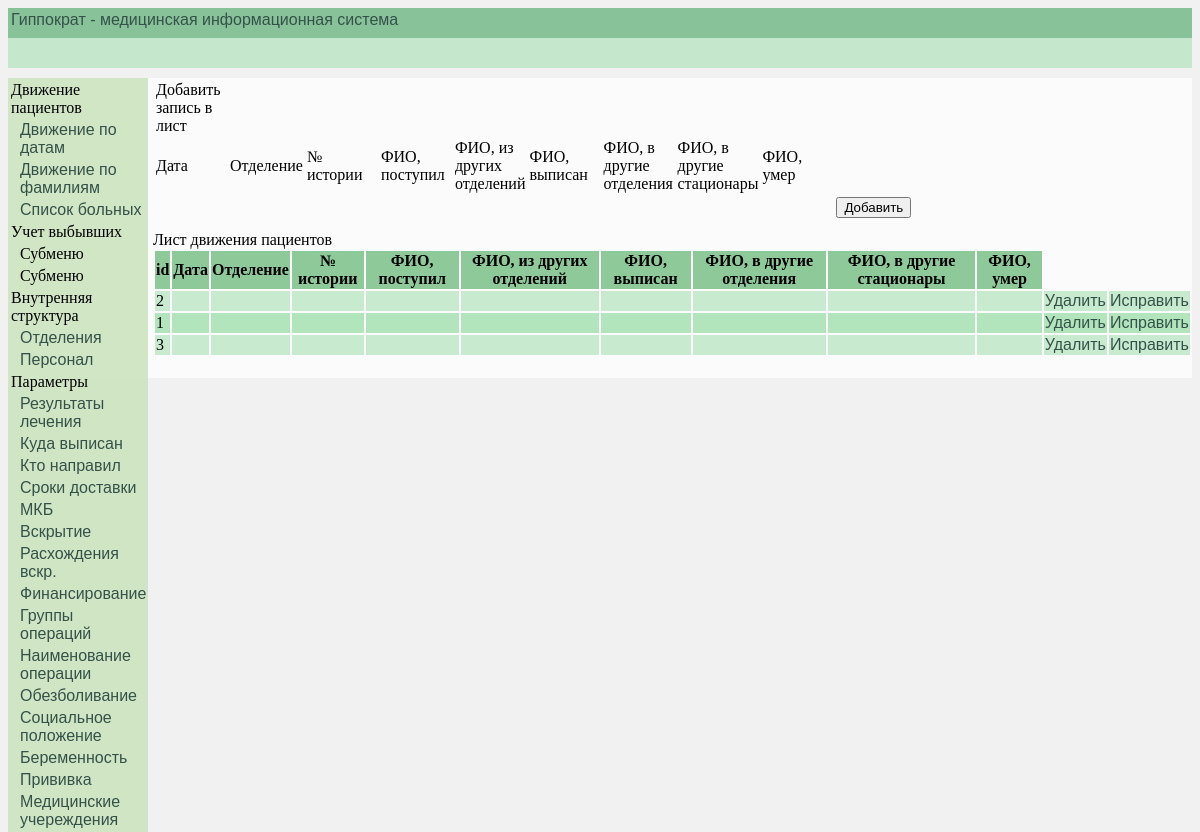
/list_pat_part_two/, run on an earlier commit of the app's database.
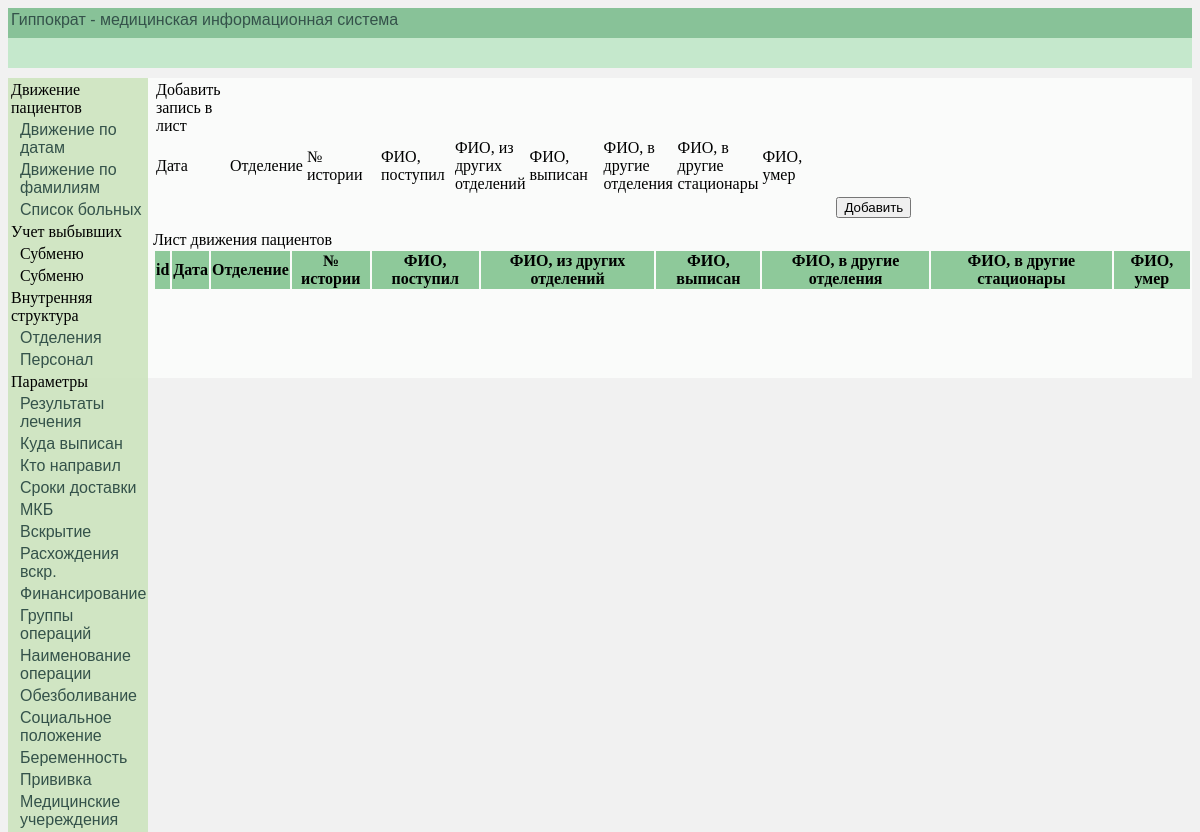
And on a later commit of the database.
### ListOfPatients/models.py (models this page shows)
class ListPatPageTwo(models.Model):
    date = models.DateField(db_index=True, verbose_name='Дата')
    depart = models.ForeignKey(InternalStructure, on_delete=models.PROTECT, null=True)
    history = models.CharField(verbose_name='История болезни', max_length=40)
    full_name = models.CharField(verbose_name='ФИО, поступил', max_length=40)
    transfer_from = models.CharField(verbose_name='ФИО, из других отделений', max_length=40)
    release = models.CharField(verbose_name='ФИО, выписан', max_length=40)
    release_to = models.CharField(verbose_name='ФИО, в другие отделения', max_length=40)
    release_to_depart = models.CharField(verbose_name='ФИО, в другие стационары', max_length=40)
    die = models.CharField(verbose_name='ФИО, умер', max_length=40)
    class Meta():
        verbose_name_plural = 'Лист движения пациентов по фамилиям'
        verbose_name = 'Лист движения пациентов по фамилиям'
        ordering = ['-date']

### Main/views.py (the view)
# urls.py: path('list_pat_part_two/', list_pat_part_two, name='list_pat_part_two'),
def list_pat_part_two(request):
    list_of_pat = ListPatPageTwo.objects.all()
    if request.method == 'POST':
        add_pat_form = ListPatPageTwoForms(request.POST)
        if add_pat_form.is_valid():
            add_pat_form.save()
            return HttpResponseRedirect(reverse('list_pat_part_two'), {'ListOfPat': list_of_pat})
    else:
        return render(request, 'Main/list_pat_part_two.html', {'ListOfPat': list_of_pat,
                                                               'ListPatPageTwoForm': ListPatPageTwoForms})

### Main/templates/Main/list_pat_part_two.html
{% extends "Main/base.html" %}
{% block content %}
{% include "ListOfPatients/ListReviewTwo.html" %}
{% endblock %}

### ListOfPatients/templates/ListOfPatients/ListReviewTwo.html (shortened to what this page needs)
{% load static %}
<!DOCTYPE html>
<html lang="ru">
<head>
    <link rel="stylesheet" type="text/css" href="{% static 'ListOfPatients/css/ListReviewTwo.css' %}" >
</head>
<body>
<div id="add_pat">
    <table id="table_add_pat">
        <tr>
            <td>Добавить запись в лист</td>
        </tr>
         <tr>
             <td>Дата</td>
             <td>Отделение</td>
             <td>№ истории</td>
             <td>ФИО, поступил</td>
             <td>ФИО, из других отделений</td>
             <td>ФИО, выписан</td>
             <td>ФИО, в другие отделения</td>
             <td>ФИО, в другие стационары</td>
             <td>ФИО, умер</td>
        </tr>
        <tr>
            <form method="POST">
                <td>{{ ListPatPageTwoForm.Date }}</td>
                <td>{{ ListPatPageTwoForm.Depart }}</td>
                <td>{{ ListPatPageTwoForm.History }}</td>
                <td>{{ ListPatPageTwoForm.FNL }}</td>
                <td>{{ ListPatPageTwoForm.TransferFrom }}</td>
                <td>{{ ListPatPageTwoForm.Release }}</td>
                <td>{{ ListPatPageTwoForm.ReleaseTo }}</td>
                <td>{{ ListPatPageTwoForm.ReleaseToDepart }}</td>
                <td>{{ ListPatPageTwoForm.Die }}</td>
                <td><input type="submit" value="Добавить" ></td>
            </form>
        </tr>
    </table>
</div>
<div>Лист движения пациентов</div>
<div id="tablel">
<table id="Table_list">
    <tr class="Table_list_pat_head">
        <th>id</th>
        <th>Дата</th>
        <th>Отделение</th>
        <th>№ истории</th>
        <th>ФИО, поступил</th>
        <th>ФИО, из других отделений</th>
        <th>ФИО, выписан</th>
        <th>ФИО, в другие отделения</th>
        <th>ФИО, в другие стационары</th>
        <th>ФИО, умер</th>
    </tr>
        {% for rec in ListOfPat %}
            <tr>
                <td>{{ rec.id }}</td>
                <td>{{ rec.Date }}</td>
                <td>{{ rec.Depart }}</td>
                <td>{{ rec.History }}</td>
                <td>{{ rec.FNL }}</td>
                <td>{{ rec.TransferFrom }}</td>
                <td>{{ rec.Release }}</td>
                <td>{{ rec.ReleaseTo }}</td>
                <td>{{ rec.ReleaseToDepart }}</td>
                <td>{{ rec.Die }}</td>
                <td><a href="{% url 'delete_pat_two' id_delete_pat=rec.id %}">Удалить</a></td>
                <td><a href="{% url 'edit_pat_two' id_edit_pat=rec.id %}">Исправить</a></td>
             </tr>
        {% endfor %}
</table>
</div>
</body>
</html>

What changed in the data, as far as the page shows it:
removed ListPatPageTwo: id "2"
removed ListPatPageTwo: id "1"
removed ListPatPageTwo: id "3"
